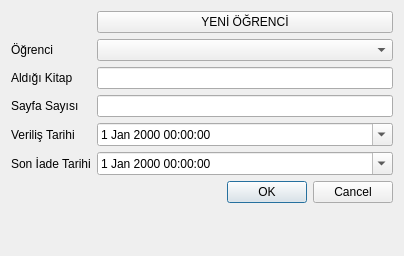
<?xml version="1.0" encoding="UTF-8"?>
<ui version="4.0">
 <class>editRecord</class>
 <widget class="QDialog" name="editRecord">
  <property name="geometry">
   <rect>
    <x>0</x>
    <y>0</y>
    <width>404</width>
    <height>256</height>
   </rect>
  </property>
  <property name="windowTitle">
   <string>Kayıt Ekle</string>
  </property>
  <property name="modal">
   <bool>true</bool>
  </property>
  <layout class="QFormLayout" name="formLayout">
   <item row="1" column="1">
    <widget class="QPushButton" name="pushButton">
     <property name="text">
      <string>YENİ ÖĞRENCİ</string>
     </property>
    </widget>
   </item>
   <item row="2" column="0">
    <widget class="QLabel" name="OgrenciLabel">
     <property name="text">
      <string>Öğrenci</string>
     </property>
    </widget>
   </item>
   <item row="2" column="1">
    <widget class="QComboBox" name="OgrenciComboBox"/>
   </item>
   <item row="4" column="0">
    <widget class="QLabel" name="bookLabel">
     <property name="text">
      <string>Aldığı Kitap</string>
     </property>
    </widget>
   </item>
   <item row="4" column="1">
    <widget class="QLineEdit" name="bookLineEdit">
     <property name="clearButtonEnabled">
      <bool>true</bool>
     </property>
    </widget>
   </item>
   <item row="7" column="1">
    <widget class="QDateTimeEdit" name="deliveryDateEdit">
     <property name="calendarPopup">
      <bool>true</bool>
     </property>
    </widget>
   </item>
   <item row="7" column="0">
    <widget class="QLabel" name="deliveryDateLabel">
     <property name="text">
      <string>Veriliş Tarihi</string>
     </property>
    </widget>
   </item>
   <item row="10" column="0" colspan="2">
    <widget class="QDialogButtonBox" name="buttonBox">
     <property name="orientation">
      <enum>Qt::Horizontal</enum>
     </property>
     <property name="standardButtons">
      <set>QDialogButtonBox::Cancel|QDialogButtonBox::Ok</set>
     </property>
    </widget>
   </item>
   <item row="5" column="1">
    <widget class="QLineEdit" name="sayfaSayisiLineEdit">
     <property name="clearButtonEnabled">
      <bool>true</bool>
     </property>
    </widget>
   </item>
   <item row="5" column="0">
    <widget class="QLabel" name="sayfaSayisiLabel">
     <property name="text">
      <string>Sayfa Sayısı</string>
     </property>
    </widget>
   </item>
   <item row="9" column="0">
    <widget class="QLabel" name="sonIadeTarihiLabel">
     <property name="text">
      <string>Son İade Tarihi</string>
     </property>
    </widget>
   </item>
   <item row="9" column="1">
    <widget class="QDateTimeEdit" name="sonIadeTarihiDateTimeEdit">
     <property name="calendarPopup">
      <bool>true</bool>
     </property>
    </widget>
   </item>
  </layout>
 </widget>
 <tabstops>
  <tabstop>pushButton</tabstop>
  <tabstop>OgrenciComboBox</tabstop>
  <tabstop>bookLineEdit</tabstop>
  <tabstop>sayfaSayisiLineEdit</tabstop>
  <tabstop>deliveryDateEdit</tabstop>
  <tabstop>sonIadeTarihiDateTimeEdit</tabstop>
 </tabstops>
 <resources/>
 <connections>
  <connection>
   <sender>buttonBox</sender>
   <signal>accepted()</signal>
   <receiver>editRecord</receiver>
   <slot>accept()</slot>
   <hints>
    <hint type="sourcelabel">
     <x>248</x>
     <y>254</y>
    </hint>
    <hint type="destinationlabel">
     <x>157</x>
     <y>274</y>
    </hint>
   </hints>
  </connection>
  <connection>
   <sender>buttonBox</sender>
   <signal>rejected()</signal>
   <receiver>editRecord</receiver>
   <slot>reject()</slot>
   <hints>
    <hint type="sourcelabel">
     <x>316</x>
     <y>260</y>
    </hint>
    <hint type="destinationlabel">
     <x>286</x>
     <y>274</y>
    </hint>
   </hints>
  </connection>
 </connections>
</ui>
